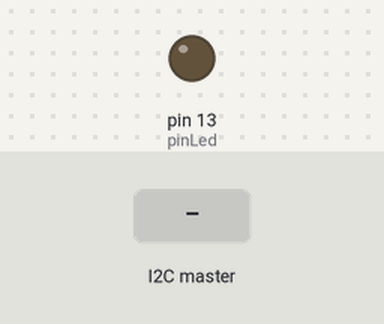
Simulated run of this sketch. Board: Arduino Uno, built with avr-gcc and run on an emulated ATmega328P. Shown: output pins drawn as LEDs (lit = HIGH). The inputs (shaded band) are chosen by the test bench.

Above: at 1.2 s.
1.3 s: the I2C master sends the byte 1
At 1.6 s:
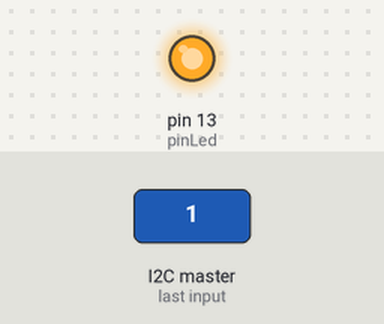
2.8 s: the I2C master sends the byte 0
At 4.0 s:
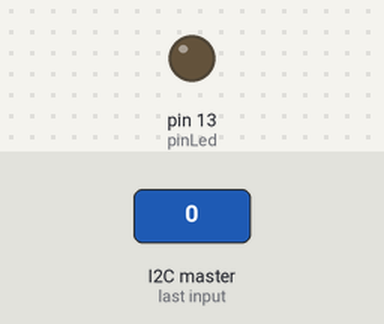
Timing chart, 0 to 5.8 s (numbered marks = the images above; inputs shaded):
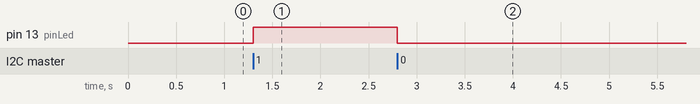

Measured:
- after the input at 1.3 s, pin 13 (pinLed): LOW → HIGH at once
- after the input at 2.8 s, pin 13 (pinLed): HIGH → LOW at once

The sketch:

slaveI2C.ino
```cpp
#include <Wire.h>
int pinLed=13;
int pinPlez=6;
int x=0;

void setup()
{
  //I2C
  //Inisialisasi, slave 1, jika match dengan master, respon, receiveEvent
  Wire.begin(1);
  Wire.onReceive(receiveEvent);
  pinMode(pinLed,OUTPUT);
  Serial.begin(9600);
}

void loop()
{
  delay(100);
}

void receiveEvent(int howMany){
  x= Wire.read();
  if (x == 1){
  	digitalWrite(pinLed, HIGH);
    digitalWrite(pinPlez, HIGH);
  }
  else{
  	digitalWrite(pinLed, LOW);
    digitalWrite(pinPlez, LOW);
  }
}
```
